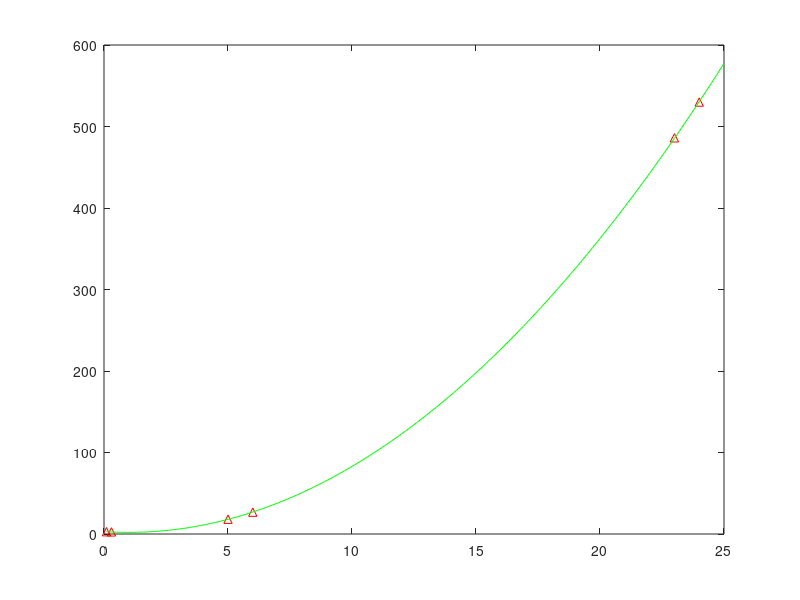
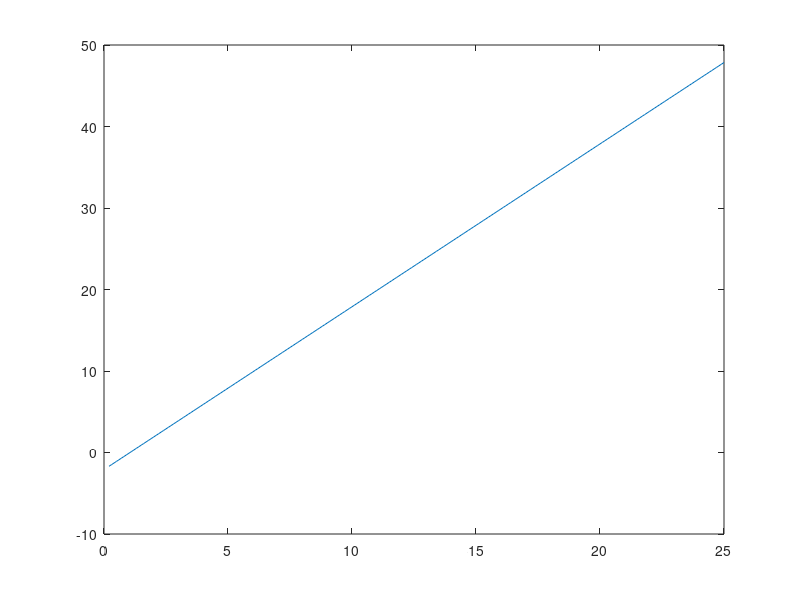

The MATLAB script that drew these images, in order:
% 15.12	Consider the data points in the following vectors:
clear
clc
close all

x = [0.1 0.3 5 6 23 24];
y = [2.8 2.6 18.1 26.8 486.1 530];
% a.	Determine the best-fit polynomial of order 2 to the data. Calculate
% the sum of squares for your results. Plot the best-fit polynomial for the
% six data points.
coeff = polyfit(x, y, 2);
vy = polyval(coeff, x);
plot(x, y, 'r^')
hold on
% b.	Generate a new x vector containing 250 points evenly spaced between
% 0.1 and 25. Using the coefficients from part (a), generate and plot the
% corresponding y values.
xp = linspace(0.1, 25, 250);
yp = polyval(coeff, xp);
plot(xp, yp, 'g')
% c.	Compute and an estimate of dy/dx using the new values in part (b). 
slope = diff(yp) ./ diff(xp);
figure
plot(xp(2:end), slope)
hold on
% d.	Compute second and third order polynomial fit to the derivative
% data in part (c). Plot each polynomial. Why is the use of polynomial fits
% to derivative data important? 
disp('it reduces the noise usually, but here there isn''t any')
